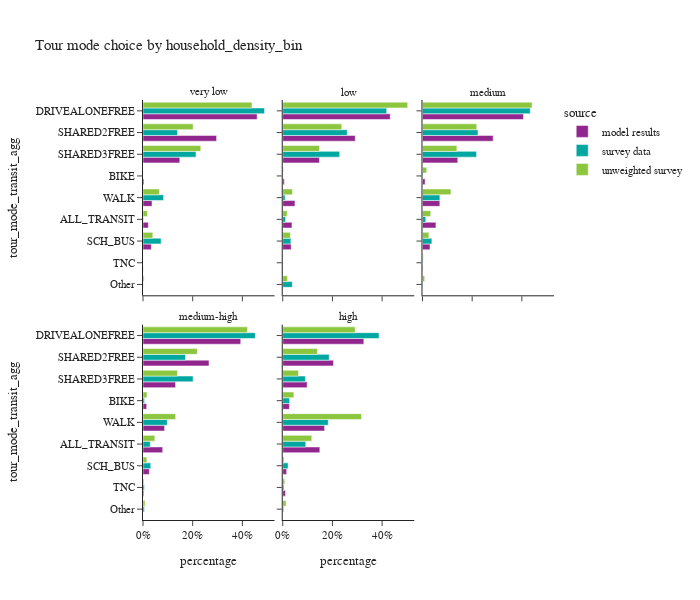
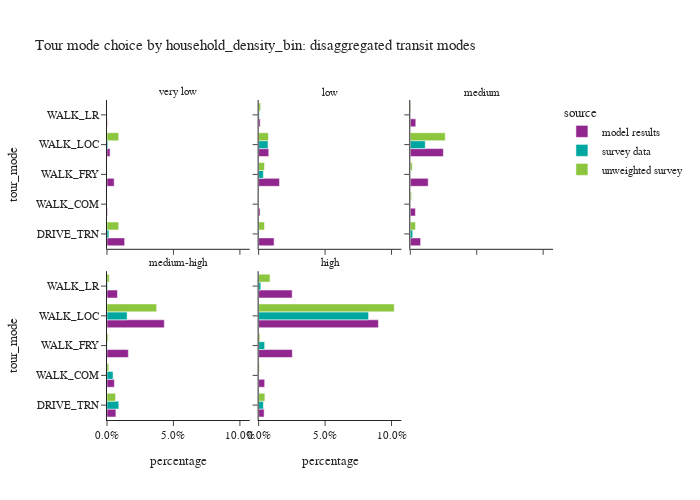

Notebook source saved alongside these figures, in order:
### Code cell
plot_mode_choice(tour_data,'household_density_bin',3,600)
plot_mode_choice_transit(tour_data,'household_density_bin',3,500)

### Figure 1 — Plotly figure (JSON) as saved in the notebook; plotly's stock layout.template omitted (floating-point values rounded to 4 significant figures)
{"data": [{"alignmentgroup": "True", "hovertemplate": "source=model results<br>household_density_bin=very low<br>percentage=%{x}<br>tour_mode_transit_agg=%{y}<extra></extra>", "legendgroup": "model results", "marker": {"color": "#91268F", "pattern": {"shape": ""}}, "name": "model results", "offsetgroup": "model results", "orientation": "h", "showlegend": true, "textposition": "auto", "type": "bar", "x": [0.0216, 0.003952, 0.4593, 0.0, 0.03366, 0.2963, 0.1481, 0.0007372, 0.03635], "xaxis": "x4", "y": ["ALL_TRANSIT", "BIKE", "DRIVEALONEFREE", "Other", "SCH_BUS", "SHARED2FREE", "SHARED3FREE", "TNC", "WALK"], "yaxis": "y4"}, {"alignmentgroup": "True", "hovertemplate": "source=model results<br>household_density_bin=low<br>percentage=%{x}<br>tour_mode_transit_agg=%{y}<extra></extra>", "legendgroup": "model results", "marker": {"color": "#91268F", "pattern": {"shape": ""}}, "name": "model results", "offsetgroup": "model results", "orientation": "h", "showlegend": false, "textposition": "auto", "type": "bar", "x": [0.03714, 0.006332, 0.4327, 0.0, 0.03402, 0.2919, 0.1477, 0.001152, 0.04914], "xaxis": "x5", "y": ["ALL_TRANSIT", "BIKE", "DRIVEALONEFREE", "Other", "SCH_BUS", "SHARED2FREE", "SHARED3FREE", "TNC", "WALK"], "yaxis": "y5"}, {"alignmentgroup": "True", "hovertemplate": "source=model results<br>household_density_bin=medium<br>percentage=%{x}<br>tour_mode_transit_agg=%{y}<extra></extra>", "legendgroup": "model results", "marker": {"color": "#91268F", "pattern": {"shape": ""}}, "name": "model results", "offsetgroup": "model results", "orientation": "h", "showlegend": false, "textposition": "auto", "type": "bar", "x": [0.05412, 0.01053, 0.4065, 0.0, 0.03026, 0.2845, 0.142, 0.002219, 0.06985], "xaxis": "x6", "y": ["ALL_TRANSIT", "BIKE", "DRIVEALONEFREE", "Other", "SCH_BUS", "SHARED2FREE", "SHARED3FREE", "TNC", "WALK"], "yaxis": "y6"}, {"alignmentgroup": "True", "hovertemplate": "source=model results<br>household_density_bin=medium-high<br>percentage=%{x}<br>tour_mode_transit_agg=%{y}<extra></extra>", "legendgroup": "model results", "marker": {"color": "#91268F", "pattern": {"shape": ""}}, "name": "model results", "offsetgroup": "model results", "orientation": "h", "showlegend": false, "textposition": "auto", "type": "bar", "x": [0.07927, 0.01484, 0.3933, 0.0, 0.02546, 0.2656, 0.131, 0.003532, 0.08694], "xaxis": "x", "y": ["ALL_TRANSIT", "BIKE", "DRIVEALONEFREE", "Other", "SCH_BUS", "SHARED2FREE", "SHARED3FREE", "TNC", "WALK"], "yaxis": "y"}, {"alignmentgroup": "True", "hovertemplate": "source=model results<br>household_density_bin=high<br>percentage=%{x}<br>tour_mode_transit_agg=%{y}<extra></extra>", "legendgroup": "model results", "marker": {"color": "#91268F", "pattern": {"shape": ""}}, "name": "model results", "offsetgroup": "model results", "orientation": "h", "showlegend": false, "textposition": "auto", "type": "bar", "x": [0.1494, 0.02676, 0.3264, 0.0, 0.01574, 0.2042, 0.09815, 0.0109, 0.1685], "xaxis": "x2", "y": ["ALL_TRANSIT", "BIKE", "DRIVEALONEFREE", "Other", "SCH_BUS", "SHARED2FREE", "SHARED3FREE", "TNC", "WALK"], "yaxis": "y2"}, {"alignmentgroup": "True", "hovertemplate": "source=survey data<br>household_density_bin=very low<br>percentage=%{x}<br>tour_mode_transit_agg=%{y}<extra></extra>", "legendgroup": "survey data", "marker": {"color": "#00A7A0", "pattern": {"shape": ""}}, "name": "survey data", "offsetgroup": "survey data", "orientation": "h", "showlegend": true, "textposition": "auto", "type": "bar", "x": [0.002087, 0.0, 0.4893, 0.0006868, 0.07278, 0.139, 0.2132, 0.0, 0.08298], "xaxis": "x4", "y": ["ALL_TRANSIT", "BIKE", "DRIVEALONEFREE", "Other", "SCH_BUS", "SHARED2FREE", "SHARED3FREE", "TNC", "WALK"], "yaxis": "y4"}, {"alignmentgroup": "True", "hovertemplate": "source=survey data<br>household_density_bin=low<br>percentage=%{x}<br>tour_mode_transit_agg=%{y}<extra></extra>", "legendgroup": "survey data", "marker": {"color": "#00A7A0", "pattern": {"shape": ""}}, "name": "survey data", "offsetgroup": "survey data", "orientation": "h", "showlegend": false, "textposition": "auto", "type": "bar", "x": [0.01141, 2.434e-05, 0.4184, 0.03856, 0.03273, 0.2595, 0.2293, 0.0005702, 0.009531], "xaxis": "x5", "y": ["ALL_TRANSIT", "BIKE", "DRIVEALONEFREE", "Other", "SCH_BUS", "SHARED2FREE", "SHARED3FREE", "TNC", "WALK"], "yaxis": "y5"}, {"alignmentgroup": "True", "hovertemplate": "source=survey data<br>household_density_bin=medium<br>percentage=%{x}<br>tour_mode_transit_agg=%{y}<extra></extra>", "legendgroup": "survey data", "marker": {"color": "#00A7A0", "pattern": {"shape": ""}}, "name": "survey data", "offsetgroup": "survey data", "orientation": "h", "showlegend": false, "textposition": "auto", "type": "bar", "x": [0.0133, 0.001412, 0.4339, 0.001264, 0.03784, 0.2234, 0.2177, 0.001224, 0.06999], "xaxis": "x6", "y": ["ALL_TRANSIT", "BIKE", "DRIVEALONEFREE", "Other", "SCH_BUS", "SHARED2FREE", "SHARED3FREE", "TNC", "WALK"], "yaxis": "y6"}, {"alignmentgroup": "True", "hovertemplate": "source=survey data<br>household_density_bin=medium-high<br>percentage=%{x}<br>tour_mode_transit_agg=%{y}<extra></extra>", "legendgroup": "survey data", "marker": {"color": "#00A7A0", "pattern": {"shape": ""}}, "name": "survey data", "offsetgroup": "survey data", "orientation": "h", "showlegend": false, "textposition": "auto", "type": "bar", "x": [0.02915, 0.006331, 0.4521, 0.005484, 0.03117, 0.1712, 0.2016, 0.005335, 0.09762], "xaxis": "x", "y": ["ALL_TRANSIT", "BIKE", "DRIVEALONEFREE", "Other", "SCH_BUS", "SHARED2FREE", "SHARED3FREE", "TNC", "WALK"], "yaxis": "y"}, {"alignmentgroup": "True", "hovertemplate": "source=survey data<br>household_density_bin=high<br>percentage=%{x}<br>tour_mode_transit_agg=%{y}<extra></extra>", "legendgroup": "survey data", "marker": {"color": "#00A7A0", "pattern": {"shape": ""}}, "name": "survey data", "offsetgroup": "survey data", "orientation": "h", "showlegend": false, "textposition": "auto", "type": "bar", "x": [0.09265, 0.02754, 0.3877, 0.003987, 0.0217, 0.187, 0.09124, 0.004918, 0.1833], "xaxis": "x2", "y": ["ALL_TRANSIT", "BIKE", "DRIVEALONEFREE", "Other", "SCH_BUS", "SHARED2FREE", "SHARED3FREE", "TNC", "WALK"], "yaxis": "y2"}, {"alignmentgroup": "True", "hovertemplate": "source=unweighted survey<br>household_density_bin=very low<br>percentage=%{x}<br>tour_mode_transit_agg=%{y}<extra></extra>", "legendgroup": "unweighted survey", "marker": {"color": "#8CC63E", "pattern": {"shape": ""}}, "name": "unweighted survey", "offsetgroup": "unweighted survey", "orientation": "h", "showlegend": true, "textposition": "auto", "type": "bar", "x": [0.01754, 0.0, 0.4386, 0.004386, 0.03947, 0.2018, 0.2325, 0.0, 0.06579], "xaxis": "x4", "y": ["ALL_TRANSIT", "BIKE", "DRIVEALONEFREE", "Other", "SCH_BUS", "SHARED2FREE", "SHARED3FREE", "TNC", "WALK"], "yaxis": "y4"}, {"alignmentgroup": "True", "hovertemplate": "source=unweighted survey<br>household_density_bin=low<br>percentage=%{x}<br>tour_mode_transit_agg=%{y}<extra></extra>", "legendgroup": "unweighted survey", "marker": {"color": "#8CC63E", "pattern": {"shape": ""}}, "name": "unweighted survey", "offsetgroup": "unweighted survey", "orientation": "h", "showlegend": false, "textposition": "auto", "type": "bar", "x": [0.0176, 0.002933, 0.5029, 0.01906, 0.03079, 0.2375, 0.1481, 0.001466, 0.03959], "xaxis": "x5", "y": ["ALL_TRANSIT", "BIKE", "DRIVEALONEFREE", "Other", "SCH_BUS", "SHARED2FREE", "SHARED3FREE", "TNC", "WALK"], "yaxis": "y5"}, {"alignmentgroup": "True", "hovertemplate": "source=unweighted survey<br>household_density_bin=medium<br>percentage=%{x}<br>tour_mode_transit_agg=%{y}<extra></extra>", "legendgroup": "unweighted survey", "marker": {"color": "#8CC63E", "pattern": {"shape": ""}}, "name": "unweighted survey", "offsetgroup": "unweighted survey", "orientation": "h", "showlegend": false, "textposition": "auto", "type": "bar", "x": [0.03314, 0.01706, 0.441, 0.008772, 0.02583, 0.2183, 0.1384, 0.002924, 0.1145], "xaxis": "x6", "y": ["ALL_TRANSIT", "BIKE", "DRIVEALONEFREE", "Other", "SCH_BUS", "SHARED2FREE", "SHARED3FREE", "TNC", "WALK"], "yaxis": "y6"}, {"alignmentgroup": "True", "hovertemplate": "source=unweighted survey<br>household_density_bin=medium-high<br>percentage=%{x}<br>tour_mode_transit_agg=%{y}<extra></extra>", "legendgroup": "unweighted survey", "marker": {"color": "#8CC63E", "pattern": {"shape": ""}}, "name": "unweighted survey", "offsetgroup": "unweighted survey", "orientation": "h", "showlegend": false, "textposition": "auto", "type": "bar", "x": [0.04766, 0.01589, 0.4204, 0.008158, 0.01546, 0.2185, 0.1387, 0.003864, 0.1314], "xaxis": "x", "y": ["ALL_TRANSIT", "BIKE", "DRIVEALONEFREE", "Other", "SCH_BUS", "SHARED2FREE", "SHARED3FREE", "TNC", "WALK"], "yaxis": "y"}, {"alignmentgroup": "True", "hovertemplate": "source=unweighted survey<br>household_density_bin=high<br>percentage=%{x}<br>tour_mode_transit_agg=%{y}<extra></extra>", "legendgroup": "unweighted survey", "marker": {"color": "#8CC63E", "pattern": {"shape": ""}}, "name": "unweighted survey", "offsetgroup": "unweighted survey", "orientation": "h", "showlegend": false, "textposition": "auto", "type": "bar", "x": [0.1169, 0.04479, 0.2915, 0.0131, 0.005335, 0.1399, 0.06354, 0.008084, 0.3169], "xaxis": "x2", "y": ["ALL_TRANSIT", "BIKE", "DRIVEALONEFREE", "Other", "SCH_BUS", "SHARED2FREE", "SHARED3FREE", "TNC", "WALK"], "yaxis": "y2"}], "layout": {"annotations": [{"font": {}, "showarrow": false, "text": "medium-high", "x": 0.16, "xanchor": "center", "xref": "paper", "y": 0.465, "yanchor": "bottom", "yref": "paper"}, {"font": {}, "showarrow": false, "text": "high", "x": 0.5, "xanchor": "center", "xref": "paper", "y": 0.465, "yanchor": "bottom", "yref": "paper"}, {"font": {}, "showarrow": false, "text": "very low", "x": 0.16, "xanchor": "center", "xref": "paper", "y": 1.0, "yanchor": "bottom", "yref": "paper"}, {"font": {}, "showarrow": false, "text": "low", "x": 0.5, "xanchor": "center", "xref": "paper", "y": 1.0, "yanchor": "bottom", "yref": "paper"}, {"font": {}, "showarrow": false, "text": "medium", "x": 0.84, "xanchor": "center", "xref": "paper", "y": 1.0, "yanchor": "bottom", "yref": "paper"}], "barmode": "group", "height": 600, "legend": {"title": {"text": "source"}, "tracegroupgap": 0}, "title": {"text": "Tour mode choice by household_density_bin"}, "width": 700, "xaxis": {"anchor": "y", "domain": [0.0, 0.32], "tickformat": ".0%", "title": {"text": "percentage"}}, "xaxis2": {"anchor": "y2", "domain": [0.34, 0.66], "matches": "x", "tickformat": ".0%", "title": {"text": "percentage"}}, "xaxis3": {"anchor": "y3", "domain": [0.68, 1.0], "matches": "x", "title": {"text": "percentage"}}, "xaxis4": {"anchor": "y4", "domain": [0.0, 0.32], "matches": "x", "showticklabels": false}, "xaxis5": {"anchor": "y5", "domain": [0.34, 0.66], "matches": "x", "showticklabels": false}, "xaxis6": {"anchor": "y6", "domain": [0.68, 1.0], "matches": "x", "showticklabels": false}, "yaxis": {"anchor": "x", "categoryarray": ["Other", "TNC", "SCH_BUS", "ALL_TRANSIT", "WALK", "BIKE", "SHARED3FREE", "SHARED2FREE", "DRIVEALONEFREE"], "categoryorder": "array", "domain": [0.0, 0.465], "title": {"text": "tour_mode_transit_agg"}}, "yaxis2": {"anchor": "x2", "domain": [0.0, 0.465], "matches": "y", "showticklabels": false}, "yaxis3": {"anchor": "x3", "domain": [0.0, 0.465], "matches": "y", "showticklabels": false}, "yaxis4": {"anchor": "x4", "categoryarray": ["Other", "TNC", "SCH_BUS", "ALL_TRANSIT", "WALK", "BIKE", "SHARED3FREE", "SHARED2FREE", "DRIVEALONEFREE"], "categoryorder": "array", "domain": [0.535, 1.0], "matches": "y", "title": {"text": "tour_mode_transit_agg"}}, "yaxis5": {"anchor": "x5", "domain": [0.535, 1.0], "matches": "y", "showticklabels": false}, "yaxis6": {"anchor": "x6", "domain": [0.535, 1.0], "matches": "y", "showticklabels": false}}}

### Figure 2 — Plotly figure (JSON) as saved in the notebook; plotly's stock layout.template omitted (floating-point values rounded to 4 significant figures)
{"data": [{"alignmentgroup": "True", "hovertemplate": "source=model results<br>household_density_bin=very low<br>percentage=%{x}<br>tour_mode=%{y}<extra></extra>", "legendgroup": "model results", "marker": {"color": "#91268F", "pattern": {"shape": ""}}, "name": "model results", "offsetgroup": "model results", "orientation": "h", "showlegend": true, "textposition": "auto", "type": "bar", "x": [0.01328, 0.0003626, 0.005378, 0.002278, 0.0003021], "xaxis": "x4", "y": ["DRIVE_TRN", "WALK_COM", "WALK_FRY", "WALK_LOC", "WALK_LR"], "yaxis": "y4"}, {"alignmentgroup": "True", "hovertemplate": "source=model results<br>household_density_bin=low<br>percentage=%{x}<br>tour_mode=%{y}<extra></extra>", "legendgroup": "model results", "marker": {"color": "#91268F", "pattern": {"shape": ""}}, "name": "model results", "offsetgroup": "model results", "orientation": "h", "showlegend": false, "textposition": "auto", "type": "bar", "x": [0.01162, 0.001064, 0.01572, 0.007605, 0.001137], "xaxis": "x5", "y": ["DRIVE_TRN", "WALK_COM", "WALK_FRY", "WALK_LOC", "WALK_LR"], "yaxis": "y5"}, {"alignmentgroup": "True", "hovertemplate": "source=model results<br>household_density_bin=medium<br>percentage=%{x}<br>tour_mode=%{y}<extra></extra>", "legendgroup": "model results", "marker": {"color": "#91268F", "pattern": {"shape": ""}}, "name": "model results", "offsetgroup": "model results", "orientation": "h", "showlegend": false, "textposition": "auto", "type": "bar", "x": [0.007768, 0.003882, 0.01348, 0.02487, 0.00413], "xaxis": "x6", "y": ["DRIVE_TRN", "WALK_COM", "WALK_FRY", "WALK_LOC", "WALK_LR"], "yaxis": "y6"}, {"alignmentgroup": "True", "hovertemplate": "source=model results<br>household_density_bin=medium-high<br>percentage=%{x}<br>tour_mode=%{y}<extra></extra>", "legendgroup": "model results", "marker": {"color": "#91268F", "pattern": {"shape": ""}}, "name": "model results", "offsetgroup": "model results", "orientation": "h", "showlegend": false, "textposition": "auto", "type": "bar", "x": [0.006705, 0.00552, 0.01607, 0.04311, 0.007861], "xaxis": "x", "y": ["DRIVE_TRN", "WALK_COM", "WALK_FRY", "WALK_LOC", "WALK_LR"], "yaxis": "y"}, {"alignmentgroup": "True", "hovertemplate": "source=model results<br>household_density_bin=high<br>percentage=%{x}<br>tour_mode=%{y}<extra></extra>", "legendgroup": "model results", "marker": {"color": "#91268F", "pattern": {"shape": ""}}, "name": "model results", "offsetgroup": "model results", "orientation": "h", "showlegend": false, "textposition": "auto", "type": "bar", "x": [0.004133, 0.004524, 0.02535, 0.09011, 0.02523], "xaxis": "x2", "y": ["DRIVE_TRN", "WALK_COM", "WALK_FRY", "WALK_LOC", "WALK_LR"], "yaxis": "y2"}, {"alignmentgroup": "True", "hovertemplate": "source=survey data<br>household_density_bin=very low<br>percentage=%{x}<br>tour_mode=%{y}<extra></extra>", "legendgroup": "survey data", "marker": {"color": "#00A7A0", "pattern": {"shape": ""}}, "name": "survey data", "offsetgroup": "survey data", "orientation": "h", "showlegend": true, "textposition": "auto", "type": "bar", "x": [0.00143, 0.0, 0.0, 0.0006566, 0.0], "xaxis": "x4", "y": ["DRIVE_TRN", "WALK_COM", "WALK_FRY", "WALK_LOC", "WALK_LR"], "yaxis": "y4"}, {"alignmentgroup": "True", "hovertemplate": "source=survey data<br>household_density_bin=low<br>percentage=%{x}<br>tour_mode=%{y}<extra></extra>", "legendgroup": "survey data", "marker": {"color": "#00A7A0", "pattern": {"shape": ""}}, "name": "survey data", "offsetgroup": "survey data", "orientation": "h", "showlegend": false, "textposition": "auto", "type": "bar", "x": [0.0003279, 0.0, 0.003546, 0.007049, 0.0004878], "xaxis": "x5", "y": ["DRIVE_TRN", "WALK_COM", "WALK_FRY", "WALK_LOC", "WALK_LR"], "yaxis": "y5"}, {"alignmentgroup": "True", "hovertemplate": "source=survey data<br>household_density_bin=medium<br>percentage=%{x}<br>tour_mode=%{y}<extra></extra>", "legendgroup": "survey data", "marker": {"color": "#00A7A0", "pattern": {"shape": ""}}, "name": "survey data", "offsetgroup": "survey data", "orientation": "h", "showlegend": false, "textposition": "auto", "type": "bar", "x": [0.001847, 9.906e-05, 9.753e-05, 0.01126, 0.0], "xaxis": "x6", "y": ["DRIVE_TRN", "WALK_COM", "WALK_FRY", "WALK_LOC", "WALK_LR"], "yaxis": "y6"}, {"alignmentgroup": "True", "hovertemplate": "source=survey data<br>household_density_bin=medium-high<br>percentage=%{x}<br>tour_mode=%{y}<extra></extra>", "legendgroup": "survey data", "marker": {"color": "#00A7A0", "pattern": {"shape": ""}}, "name": "survey data", "offsetgroup": "survey data", "orientation": "h", "showlegend": false, "textposition": "auto", "type": "bar", "x": [0.008873, 0.004565, 0.0001226, 0.01514, 0.0004485], "xaxis": "x", "y": ["DRIVE_TRN", "WALK_COM", "WALK_FRY", "WALK_LOC", "WALK_LR"], "yaxis": "y"}, {"alignmentgroup": "True", "hovertemplate": "source=survey data<br>household_density_bin=high<br>percentage=%{x}<br>tour_mode=%{y}<extra></extra>", "legendgroup": "survey data", "marker": {"color": "#00A7A0", "pattern": {"shape": ""}}, "name": "survey data", "offsetgroup": "survey data", "orientation": "h", "showlegend": false, "textposition": "auto", "type": "bar", "x": [0.003585, 0.0001973, 0.004514, 0.08272, 0.001627], "xaxis": "x2", "y": ["DRIVE_TRN", "WALK_COM", "WALK_FRY", "WALK_LOC", "WALK_LR"], "yaxis": "y2"}, {"alignmentgroup": "True", "hovertemplate": "source=unweighted survey<br>household_density_bin=very low<br>percentage=%{x}<br>tour_mode=%{y}<extra></extra>", "legendgroup": "unweighted survey", "marker": {"color": "#8CC63E", "pattern": {"shape": ""}}, "name": "unweighted survey", "offsetgroup": "unweighted survey", "orientation": "h", "showlegend": true, "textposition": "auto", "type": "bar", "x": [0.008772, 0.0, 0.0, 0.008772, 0.0], "xaxis": "x4", "y": ["DRIVE_TRN", "WALK_COM", "WALK_FRY", "WALK_LOC", "WALK_LR"], "yaxis": "y4"}, {"alignmentgroup": "True", "hovertemplate": "source=unweighted survey<br>household_density_bin=low<br>percentage=%{x}<br>tour_mode=%{y}<extra></extra>", "legendgroup": "unweighted survey", "marker": {"color": "#8CC63E", "pattern": {"shape": ""}}, "name": "unweighted survey", "offsetgroup": "unweighted survey", "orientation": "h", "showlegend": false, "textposition": "auto", "type": "bar", "x": [0.004399, 0.0, 0.004399, 0.007331, 0.001466], "xaxis": "x5", "y": ["DRIVE_TRN", "WALK_COM", "WALK_FRY", "WALK_LOC", "WALK_LR"], "yaxis": "y5"}, {"alignmentgroup": "True", "hovertemplate": "source=unweighted survey<br>household_density_bin=medium<br>percentage=%{x}<br>tour_mode=%{y}<extra></extra>", "legendgroup": "unweighted survey", "marker": {"color": "#8CC63E", "pattern": {"shape": ""}}, "name": "unweighted survey", "offsetgroup": "unweighted survey", "orientation": "h", "showlegend": false, "textposition": "auto", "type": "bar", "x": [0.003899, 0.0009747, 0.001462, 0.02632, 0.0004873], "xaxis": "x6", "y": ["DRIVE_TRN", "WALK_COM", "WALK_FRY", "WALK_LOC", "WALK_LR"], "yaxis": "y6"}, {"alignmentgroup": "True", "hovertemplate": "source=unweighted survey<br>household_density_bin=medium-high<br>percentage=%{x}<br>tour_mode=%{y}<extra></extra>", "legendgroup": "unweighted survey", "marker": {"color": "#8CC63E", "pattern": {"shape": ""}}, "name": "unweighted survey", "offsetgroup": "unweighted survey", "orientation": "h", "showlegend": false, "textposition": "auto", "type": "bar", "x": [0.006441, 0.001288, 0.0008587, 0.03736, 0.001717], "xaxis": "x", "y": ["DRIVE_TRN", "WALK_COM", "WALK_FRY", "WALK_LOC", "WALK_LR"], "yaxis": "y"}, {"alignmentgroup": "True", "hovertemplate": "source=unweighted survey<br>household_density_bin=high<br>percentage=%{x}<br>tour_mode=%{y}<extra></extra>", "legendgroup": "unweighted survey", "marker": {"color": "#8CC63E", "pattern": {"shape": ""}}, "name": "unweighted survey", "offsetgroup": "unweighted survey", "orientation": "h", "showlegend": false, "textposition": "auto", "type": "bar", "x": [0.004689, 0.0006467, 0.0009701, 0.102, 0.008569], "xaxis": "x2", "y": ["DRIVE_TRN", "WALK_COM", "WALK_FRY", "WALK_LOC", "WALK_LR"], "yaxis": "y2"}], "layout": {"annotations": [{"font": {}, "showarrow": false, "text": "medium-high", "x": 0.16, "xanchor": "center", "xref": "paper", "y": 0.465, "yanchor": "bottom", "yref": "paper"}, {"font": {}, "showarrow": false, "text": "high", "x": 0.5, "xanchor": "center", "xref": "paper", "y": 0.465, "yanchor": "bottom", "yref": "paper"}, {"font": {}, "showarrow": false, "text": "very low", "x": 0.16, "xanchor": "center", "xref": "paper", "y": 1.0, "yanchor": "bottom", "yref": "paper"}, {"font": {}, "showarrow": false, "text": "low", "x": 0.5, "xanchor": "center", "xref": "paper", "y": 1.0, "yanchor": "bottom", "yref": "paper"}, {"font": {}, "showarrow": false, "text": "medium", "x": 0.84, "xanchor": "center", "xref": "paper", "y": 1.0, "yanchor": "bottom", "yref": "paper"}], "barmode": "group", "height": 500, "legend": {"title": {"text": "source"}, "tracegroupgap": 0}, "title": {"text": "Tour mode choice by household_density_bin: disaggregated transit modes"}, "width": 700, "xaxis": {"anchor": "y", "domain": [0.0, 0.32], "tickformat": ".1%", "title": {"text": "percentage"}}, "xaxis2": {"anchor": "y2", "domain": [0.34, 0.66], "matches": "x", "tickformat": ".1%", "title": {"text": "percentage"}}, "xaxis3": {"anchor": "y3", "domain": [0.68, 1.0], "matches": "x", "title": {"text": "percentage"}}, "xaxis4": {"anchor": "y4", "domain": [0.0, 0.32], "matches": "x", "showticklabels": false}, "xaxis5": {"anchor": "y5", "domain": [0.34, 0.66], "matches": "x", "showticklabels": false}, "xaxis6": {"anchor": "y6", "domain": [0.68, 1.0], "matches": "x", "showticklabels": false}, "yaxis": {"anchor": "x", "domain": [0.0, 0.465], "title": {"text": "tour_mode"}}, "yaxis2": {"anchor": "x2", "domain": [0.0, 0.465], "matches": "y", "showticklabels": false}, "yaxis3": {"anchor": "x3", "domain": [0.0, 0.465], "matches": "y", "showticklabels": false}, "yaxis4": {"anchor": "x4", "domain": [0.535, 1.0], "matches": "y", "title": {"text": "tour_mode"}}, "yaxis5": {"anchor": "x5", "domain": [0.535, 1.0], "matches": "y", "showticklabels": false}, "yaxis6": {"anchor": "x6", "domain": [0.535, 1.0], "matches": "y", "showticklabels": false}}}
